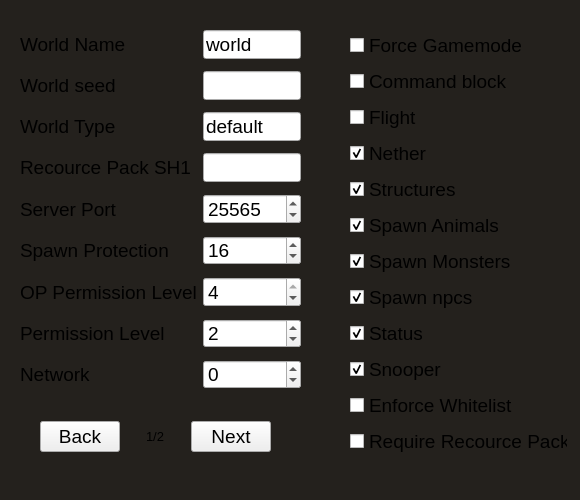
  <widget class="QFrame" name="serverAdbancedOptionsFrame">
   <property name="geometry">
    <rect>
     <x>160</x>
     <y>110</y>
     <width>580</width>
     <height>500</height>
    </rect>
   </property>
   <property name="styleSheet">
    <string notr="true"/>
   </property>
   <property name="frameShape">
    <enum>QFrame::StyledPanel</enum>
   </property>
   <property name="frameShadow">
    <enum>QFrame::Raised</enum>
   </property>
   <widget class="QWidget" name="verticalLayoutWidget_2">
    <property name="geometry">
     <rect>
      <x>350</x>
      <y>30</y>
      <width>218</width>
      <height>431</height>
     </rect>
    </property>
    <property name="font">
     <font>
      <pointsize>14</pointsize>
     </font>
    </property>
    <layout class="QVBoxLayout" name="verticalLayout_2">
     <item>
      <widget class="QCheckBox" name="checkBox_ForceGamemode">
       <property name="font">
        <font>
         <pointsize>14</pointsize>
        </font>
       </property>
       <property name="text">
        <string>Force Gamemode</string>
       </property>
      </widget>
     </item>
     <item>
      <widget class="QCheckBox" name="checkBox_comandBlock">
       <property name="font">
        <font>
         <pointsize>14</pointsize>
        </font>
       </property>
       <property name="text">
        <string>Command block</string>
       </property>
      </widget>
     </item>
     <item>
      <widget class="QCheckBox" name="checkBox_flight">
       <property name="font">
        <font>
         <pointsize>14</pointsize>
        </font>
       </property>
       <property name="text">
        <string>Flight</string>
       </property>
      </widget>
     </item>
     <item>
      <widget class="QCheckBox" name="checkBox_nether">
       <property name="font">
        <font>
         <pointsize>14</pointsize>
        </font>
       </property>
       <property name="text">
        <string>Nether</string>
       </property>
       <property name="checked">
        <bool>true</bool>
       </property>
      </widget>
     </item>
     <item>
      <widget class="QCheckBox" name="checkBox_structures">
       <property name="font">
        <font>
         <pointsize>14</pointsize>
        </font>
       </property>
       <property name="text">
        <string>Structures</string>
       </property>
       <property name="checked">
        <bool>true</bool>
       </property>
      </widget>
     </item>
     <item>
      <widget class="QCheckBox" name="checkBox_animals">
       <property name="font">
        <font>
         <pointsize>14</pointsize>
        </font>
       </property>
       <property name="text">
        <string>Spawn Animals</string>
       </property>
       <property name="checked">
        <bool>true</bool>
       </property>
      </widget>
     </item>
     <item>
      <widget class="QCheckBox" name="checkBox_monsters">
       <property name="font">
        <font>
         <pointsize>14</pointsize>
        </font>
       </property>
       <property name="text">
        <string>Spawn Monsters</string>
       </property>
       <property name="checked">
        <bool>true</bool>
       </property>
      </widget>
     </item>
     <item>
      <widget class="QCheckBox" name="checkBox_npcs">
       <property name="font">
        <font>
         <pointsize>14</pointsize>
        </font>
       </property>
       <property name="text">
        <string>Spawn npcs</string>
       </property>
       <property name="checked">
        <bool>true</bool>
       </property>
      </widget>
     </item>
     <item>
      <widget class="QCheckBox" name="checkBox_Status">
       <property name="font">
        <font>
         <pointsize>14</pointsize>
        </font>
       </property>
       <property name="text">
        <string>Status</string>
       </property>
       <property name="checked">
        <bool>true</bool>
       </property>
      </widget>
     </item>
     <item>
      <widget class="QCheckBox" name="checkBox_Snooper">
       <property name="font">
        <font>
         <pointsize>14</pointsize>
        </font>
       </property>
       <property name="text">
        <string>Snooper</string>
       </property>
       <property name="checked">
        <bool>true</bool>
       </property>
      </widget>
     </item>
     <item>
      <widget class="QCheckBox" name="checkBox_EnforceWhitelist">
       <property name="font">
        <font>
         <pointsize>14</pointsize>
        </font>
       </property>
       <property name="text">
        <string>Enforce Whitelist</string>
       </property>
      </widget>
     </item>
     <item>
      <widget class="QCheckBox" name="checkBox_EnableResourcePack">
       <property name="font">
        <font>
         <pointsize>14</pointsize>
        </font>
       </property>
       <property name="text">
        <string>Require Recource Pack</string>
       </property>
      </widget>
     </item>
    </layout>
   </widget>
   <widget class="QWidget" name="formLayoutWidget_2">
    <property name="geometry">
     <rect>
      <x>20</x>
      <y>30</y>
      <width>281</width>
      <height>359</height>
     </rect>
    </property>
    <layout class="QFormLayout" name="formLayout">
     <item row="0" column="0">
      <widget class="QLabel" name="label_22">
       <property name="font">
        <font>
         <pointsize>14</pointsize>
        </font>
       </property>
       <property name="text">
        <string>World Name</string>
       </property>
       <property name="alignment">
        <set>Qt::AlignLeading|Qt::AlignLeft|Qt::AlignVCenter</set>
       </property>
      </widget>
     </item>
     <item row="0" column="1">
      <widget class="QLineEdit" name="lineEdit_7">
       <property name="font">
        <font>
         <pointsize>14</pointsize>
        </font>
       </property>
       <property name="text">
        <string>world</string>
       </property>
      </widget>
     </item>
     <item row="1" column="0">
      <spacer name="verticalSpacer">
       <property name="orientation">
        <enum>Qt::Vertical</enum>
       </property>
       <property name="sizeHint" stdset="0">
        <size>
         <width>20</width>
         <height>40</height>
        </size>
       </property>
      </spacer>
     </item>
     <item row="2" column="0">
      <widget class="QLabel" name="label_24">
       <property name="font">
        <font>
         <pointsize>14</pointsize>
        </font>
       </property>
       <property name="text">
        <string>World seed</string>
       </property>
       <property name="alignment">
        <set>Qt::AlignLeading|Qt::AlignLeft|Qt::AlignVCenter</set>
       </property>
      </widget>
     </item>
     <item row="2" column="1">
      <widget class="QLineEdit" name="lineEdit_Seed">
       <property name="font">
        <font>
         <pointsize>14</pointsize>
        </font>
       </property>
      </widget>
     </item>
     <item row="3" column="0">
      <spacer name="verticalSpacer_2">
       <property name="orientation">
        <enum>Qt::Vertical</enum>
       </property>
       <property name="sizeHint" stdset="0">
        <size>
         <width>20</width>
         <height>40</height>
        </size>
       </property>
      </spacer>
     </item>
     <item row="4" column="0">
      <widget class="QLabel" name="label_25">
       <property name="font">
        <font>
         <pointsize>14</pointsize>
        </font>
       </property>
       <property name="text">
        <string>World Type</string>
       </property>
       <property name="alignment">
        <set>Qt::AlignLeading|Qt::AlignLeft|Qt::AlignVCenter</set>
       </property>
      </widget>
     </item>
     <item row="4" column="1">
      <widget class="QLineEdit" name="lineEdit_Type">
       <property name="font">
        <font>
         <pointsize>14</pointsize>
        </font>
       </property>
       <property name="text">
        <string>default</string>
       </property>
      </widget>
     </item>
     <item row="5" column="0">
      <spacer name="verticalSpacer_3">
       <property name="orientation">
        <enum>Qt::Vertical</enum>
       </property>
       <property name="sizeHint" stdset="0">
        <size>
         <width>20</width>
         <height>40</height>
        </size>
       </property>
      </spacer>
     </item>
     <item row="8" column="0">
      <widget class="QLabel" name="label_15">
       <property name="font">
        <font>
         <pointsize>14</pointsize>
        </font>
       </property>
       <property name="text">
        <string>Server Port</string>
       </property>
       <property name="alignment">
        <set>Qt::AlignLeading|Qt::AlignLeft|Qt::AlignVCenter</set>
       </property>
      </widget>
     </item>
     <item row="8" column="1">
      <widget class="QSpinBox" name="spinBox_Port">
       <property name="font">
        <font>
         <pointsize>14</pointsize>
        </font>
       </property>
       <property name="minimum">
        <number>1025</number>
       </property>
       <property name="maximum">
        <number>65534</number>
       </property>
       <property name="value">
        <number>25565</number>
       </property>
      </widget>
     </item>
     <item row="9" column="0">
      <spacer name="verticalSpacer_4">
       <property name="orientation">
        <enum>Qt::Vertical</enum>
       </property>
       <property name="sizeHint" stdset="0">
        <size>
         <width>20</width>
         <height>40</height>
        </size>
       </property>
      </spacer>
     </item>
     <item row="10" column="0">
      <widget class="QLabel" name="label_23">
       <property name="font">
        <font>
         <pointsize>14</pointsize>
        </font>
       </property>
       <property name="text">
        <string>Spawn Protection</string>
       </property>
       <property name="alignment">
        <set>Qt::AlignLeading|Qt::AlignLeft|Qt::AlignVCenter</set>
       </property>
      </widget>
     </item>
     <item row="10" column="1">
      <widget class="QSpinBox" name="spinBox_SpawnProtection">
       <property name="font">
        <font>
         <pointsize>14</pointsize>
        </font>
       </property>
       <property name="minimum">
        <number>0</number>
       </property>
       <property name="maximum">
        <number>200</number>
       </property>
       <property name="value">
        <number>16</number>
       </property>
      </widget>
     </item>
     <item row="11" column="0">
      <spacer name="verticalSpacer_5">
       <property name="orientation">
        <enum>Qt::Vertical</enum>
       </property>
       <property name="sizeHint" stdset="0">
        <size>
         <width>20</width>
         <height>40</height>
        </size>
       </property>
      </spacer>
     </item>
     <item row="12" column="0">
      <widget class="QLabel" name="label_26">
       <property name="font">
        <font>
         <pointsize>14</pointsize>
        </font>
       </property>
       <property name="text">
        <string>OP Permission Level</string>
       </property>
       <property name="alignment">
        <set>Qt::AlignLeading|Qt::AlignLeft|Qt::AlignVCenter</set>
       </property>
      </widget>
     </item>
     <item row="12" column="1">
      <widget class="QSpinBox" name="spinBox_OPLevel">
       <property name="font">
        <font>
         <pointsize>14</pointsize>
        </font>
       </property>
       <property name="minimum">
        <number>1</number>
       </property>
       <property name="maximum">
        <number>4</number>
       </property>
       <property name="value">
        <number>4</number>
       </property>
      </widget>
     </item>
     <item row="13" column="0">
      <spacer name="verticalSpacer_6">
       <property name="orientation">
        <enum>Qt::Vertical</enum>
       </property>
       <property name="sizeHint" stdset="0">
        <size>
         <width>20</width>
         <height>40</height>
        </size>
       </property>
      </spacer>
     </item>
     <item row="14" column="0">
      <widget class="QLabel" name="label_32">
       <property name="font">
        <font>
         <pointsize>14</pointsize>
        </font>
       </property>
       <property name="text">
        <string>Permission Level</string>
       </property>
       <property name="alignment">
        <set>Qt::AlignLeading|Qt::AlignLeft|Qt::AlignVCenter</set>
       </property>
      </widget>
     </item>
     <item row="14" column="1">
      <widget class="QSpinBox" name="spinBox_FunctionLevel">
       <property name="font">
        <font>
         <pointsize>14</pointsize>
        </font>
       </property>
       <property name="minimum">
        <number>1</number>
       </property>
       <property name="maximum">
        <number>4</number>
       </property>
       <property name="value">
        <number>2</number>
       </property>
      </widget>
     </item>
     <item row="16" column="0">
      <widget class="QLabel" name="label_20">
       <property name="font">
        <font>
         <pointsize>14</pointsize>
        </font>
       </property>
       <property name="text">
        <string>Network</string>
       </property>
       <property name="alignment">
        <set>Qt::AlignLeading|Qt::AlignLeft|Qt::AlignVCenter</set>
       </property>
      </widget>
     </item>
     <item row="16" column="1">
      <widget class="QSpinBox" name="spinBox_NetworkCompression">
       <property name="font">
        <font>
         <pointsize>14</pointsize>
        </font>
       </property>
       <property name="minimum">
        <number>-1</number>
       </property>
       <property name="maximum">
        <number>1500</number>
       </property>
      </widget>
     </item>
     <item row="15" column="0">
      <spacer name="verticalSpacer_7">
       <property name="orientation">
        <enum>Qt::Vertical</enum>
       </property>
       <property name="sizeHint" stdset="0">
        <size>
         <width>20</width>
         <height>40</height>
        </size>
       </property>
      </spacer>
     </item>
     <item row="6" column="0">
      <widget class="QLabel" name="label_36">
       <property name="font">
        <font>
         <pointsize>14</pointsize>
        </font>
       </property>
       <property name="text">
        <string>Recource Pack SH1</string>
       </property>
      </widget>
     </item>
     <item row="6" column="1">
      <widget class="QLineEdit" name="lineEdit_RecourcePackSh1">
       <property name="font">
        <font>
         <pointsize>14</pointsize>
        </font>
       </property>
      </widget>
     </item>
     <item row="7" column="0">
      <spacer name="verticalSpacer_8">
       <property name="orientation">
        <enum>Qt::Vertical</enum>
       </property>
       <property name="sizeHint" stdset="0">
        <size>
         <width>20</width>
         <height>40</height>
        </size>
       </property>
      </spacer>
     </item>
    </layout>
    <zorder>label_22</zorder>
    <zorder>lineEdit_7</zorder>
    <zorder>label_24</zorder>
    <zorder>lineEdit_Seed</zorder>
    <zorder>label_25</zorder>
    <zorder>lineEdit_Type</zorder>
    <zorder>label_15</zorder>
    <zorder>spinBox_Port</zorder>
    <zorder>label_23</zorder>
    <zorder>label_26</zorder>
    <zorder>spinBox_OPLevel</zorder>
    <zorder>label_32</zorder>
    <zorder>spinBox_FunctionLevel</zorder>
    <zorder>label_20</zorder>
    <zorder>spinBox_NetworkCompression</zorder>
    <zorder>label_36</zorder>
    <zorder>lineEdit_RecourcePackSh1</zorder>
    <zorder>spinBox_SpawnProtection</zorder>
   </widget>
   <widget class="QWidget" name="horizontalLayoutWidget_2">
    <property name="geometry">
     <rect>
      <x>40</x>
      <y>420</y>
      <width>231</width>
      <height>33</height>
     </rect>
    </property>
    <layout class="QHBoxLayout" name="horizontalLayout_11">
     <item>
      <widget class="QPushButton" name="pushButton_AOBack">
       <property name="font">
        <font>
         <pointsize>14</pointsize>
        </font>
       </property>
       <property name="text">
        <string>Back</string>
       </property>
      </widget>
     </item>
     <item>
      <spacer name="horizontalSpacer">
       <property name="orientation">
        <enum>Qt::Horizontal</enum>
       </property>
       <property name="sizeHint" stdset="0">
        <size>
         <width>40</width>
         <height>20</height>
        </size>
       </property>
      </spacer>
     </item>
     <item>
      <widget class="QLabel" name="label_16">
       <property name="font">
        <font>
         <pointsize>10</pointsize>
        </font>
       </property>
       <property name="text">
        <string>1/2</string>
       </property>
      </widget>
     </item>
     <item>
      <spacer name="horizontalSpacer_2">
       <property name="orientation">
        <enum>Qt::Horizontal</enum>
       </property>
       <property name="sizeHint" stdset="0">
        <size>
         <width>40</width>
         <height>20</height>
        </size>
       </property>
      </spacer>
     </item>
     <item>
      <widget class="QPushButton" name="pushButton_AONext">
       <property name="font">
        <font>
         <pointsize>14</pointsize>
        </font>
       </property>
       <property name="text">
        <string>Next</string>
       </property>
      </widget>
     </item>
    </layout>
   </widget>
   <widget class="QLabel" name="label_imageBody_2">
    <property name="geometry">
     <rect>
      <x>0</x>
      <y>0</y>
      <width>580</width>
      <height>500</height>
     </rect>
    </property>
    <property name="styleSheet">
     <string notr="true">background-color: rgb(36, 33, 29);</string>
    </property>
    <property name="text">
     <string/>
    </property>
    <property name="pixmap">
     <pixmap>repository/mapbody.png</pixmap>
    </property>
    <property name="scaledContents">
     <bool>true</bool>
    </property>
   </widget>
   <zorder>label_imageBody_2</zorder>
   <zorder>verticalLayoutWidget_2</zorder>
   <zorder>formLayoutWidget_2</zorder>
   <zorder>horizontalLayoutWidget_2</zorder>
  </widget>
